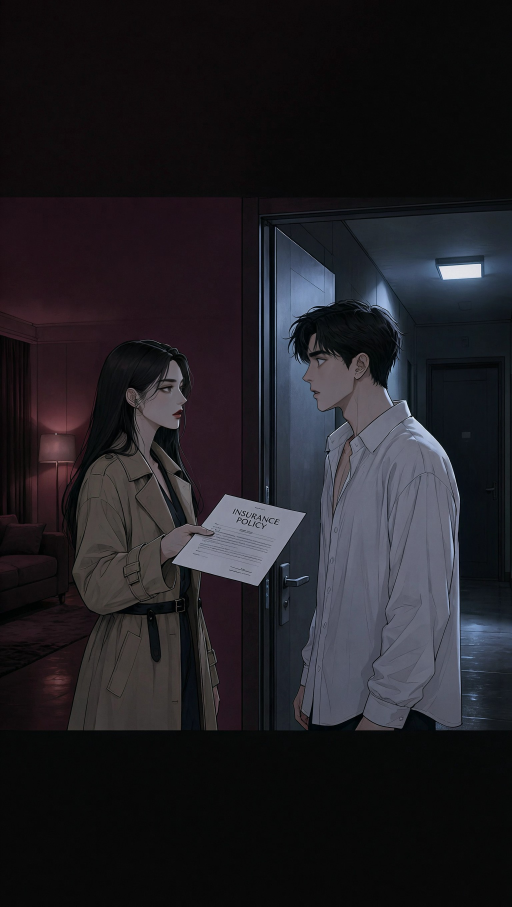
#> input picture data/webnovel/works/husband-regress/art/04.jpg, 1536 x 2720 px (shown at 1/3 size)
$ python -i yt_extras.py   (imports and definitions only)
#> lines starting #> are read from the running program, lines starting #| are printed output that depends on the picture
"""유튜브 고급 기능 (BK 11/23 승인): 맞춤 썸네일 자동 설정 + 쇼츠 '관련 동영상' 안내 줄.

- 썸네일: thumbnails.set (youtube.upload 권한으로 됨). 실패해도 업로드는 그대로, 알림에 실패만 적는다.
- 관련 동영상: 쇼츠의 '관련 동영상'은 API 로 못 정한다 → 텔레그램 알림에 연결할 롱폼 제목+링크 한 줄을 넣어
  BK 가 스튜디오에서 고른다. 제휴 링크는 넣지 않는다.
"""
from __future__ import annotations

import io
import json
import pathlib
import subprocess
import sys
import urllib.request

THUMB_URL = "https://www.googleapis.com/upload/youtube/v3/thumbnails/set?videoId={vid}"
MAX_BYTES = 2 * 1024 * 1024  # 유튜브 썸네일 한도 2MB


# [25 lines left out: functions jpeg_bytes, set_thumbnail, not called in this run]


def wide_from_square(src: pathlib.Path | str, out: pathlib.Path) -> pathlib.Path | None:
    """정사각 커버 → 16:9 썸네일 (흐린 배경 + 가운데 원본)."""
#> called with out = 'out.png'
    try:
        from PIL import Image, ImageFilter
        im = Image.open(src).convert("RGB")
#> im is the input picture: PIL image 1536x2720 RGB; mean R, G, B 33.1, 31.5, 36.2
        bg = im.resize((1280, 1280)).crop((0, 280, 1280, 1000)).filter(ImageFilter.GaussianBlur(28))
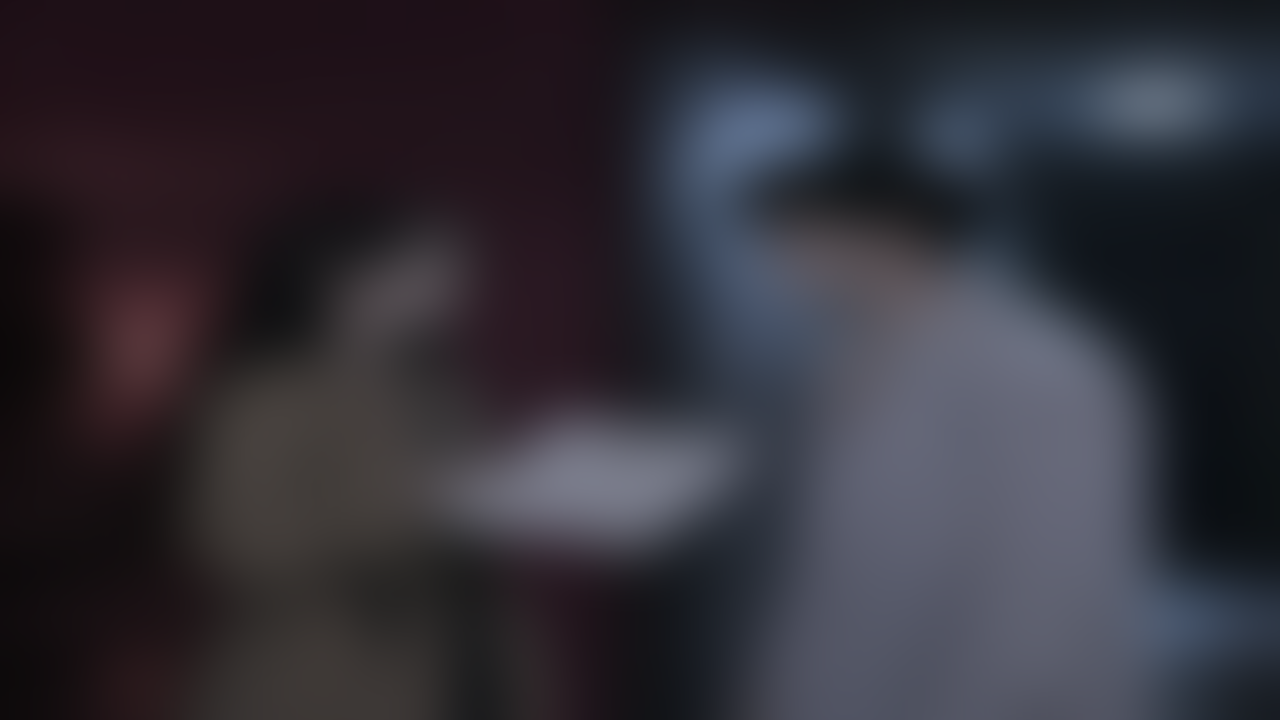
#> bg: PIL image 1280x720 RGB; mean R, G, B 49.8, 47.6, 55.6
        fg = im.resize((round(im.width * 720 / im.height), 720))
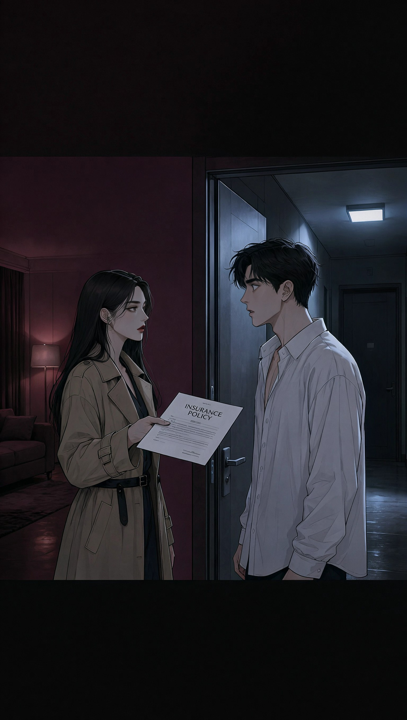
#> fg: PIL image 407x720 RGB; mean R, G, B 33.1, 31.5, 36.2
        bg.paste(fg, ((1280 - fg.width) // 2, 0))
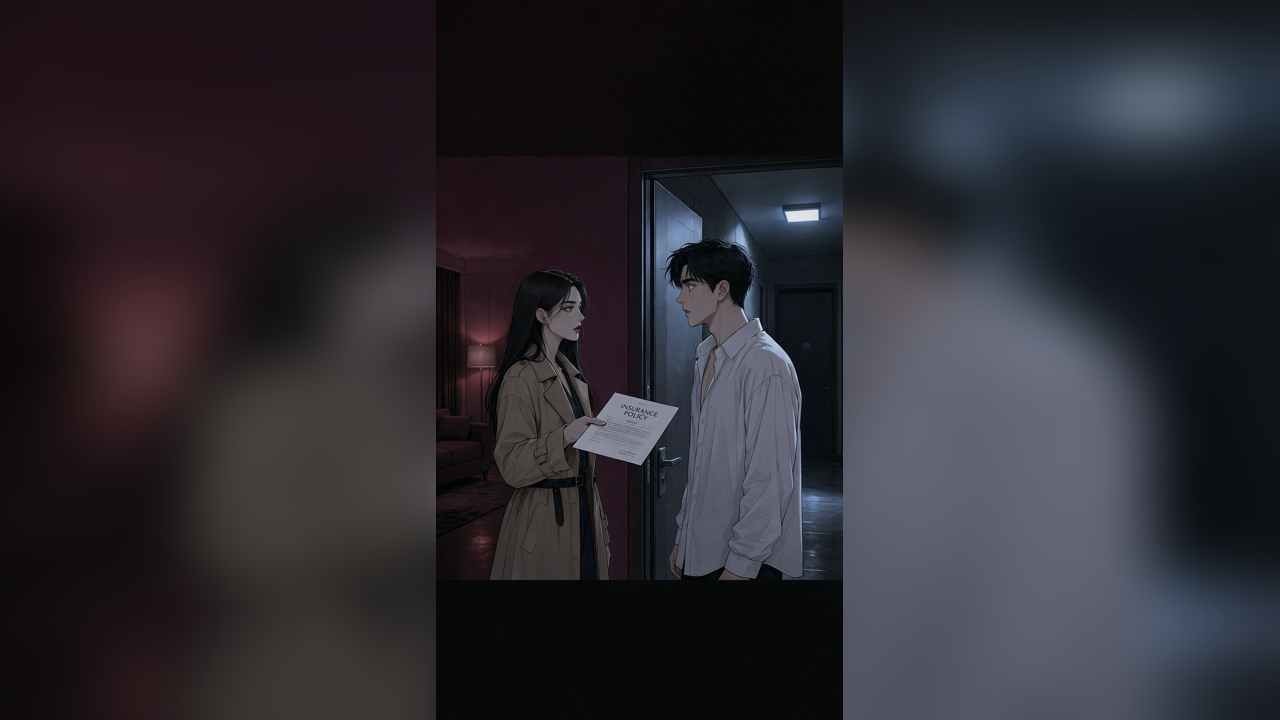
#> bg: PIL image 1280x720 RGB; mean R, G, B 44.1, 41.9, 48.2
        out.parent.mkdir(parents=True, exist_ok=True)
        bg.save(out, "JPEG", quality=90)
        return out
    except Exception as e:  # noqa: BLE001
        print(f"썸네일 만들기 실패: {e}", file=sys.stderr)
        return None


# [17 lines left out: functions frame, related_line, not called in this run]


def pin_line(text: str) -> str:
    """BK 가 손으로 달고 '고정'할 댓글 문구 (API 로 고정 불가). 제휴 링크 금지."""
    return f"\n📌 고정 댓글(복사 → 댓글 달기 → 고정):\n{text}"


# [12 lines left out: function latest, not called in this run]

>>> result = wide_from_square('../../data/webnovel/works/husband-regress/art/04.jpg', 'out.png')

$ run again, on data/webnovel/works/husband-regress/art/05.jpg
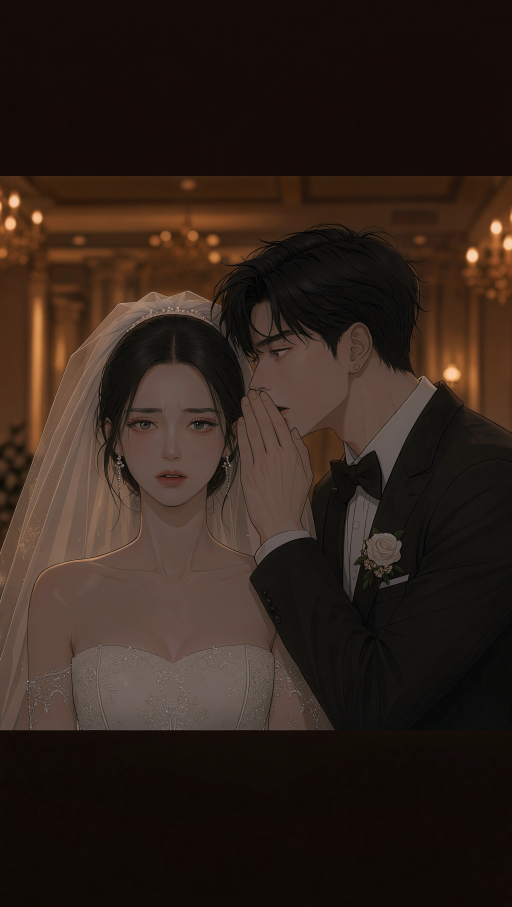
#> input picture data/webnovel/works/husband-regress/art/05.jpg, 1536 x 2720 px (shown at 1/3 size)
#> in wide_from_square, im is the input picture: PIL image 1536x2720 RGB; mean R, G, B 48.7, 34.8, 26.9
#> in wide_from_square, `bg = im.resize((1280, 1280)).crop((0, 280, 1280, 1000)).filter(ImageFi..`:
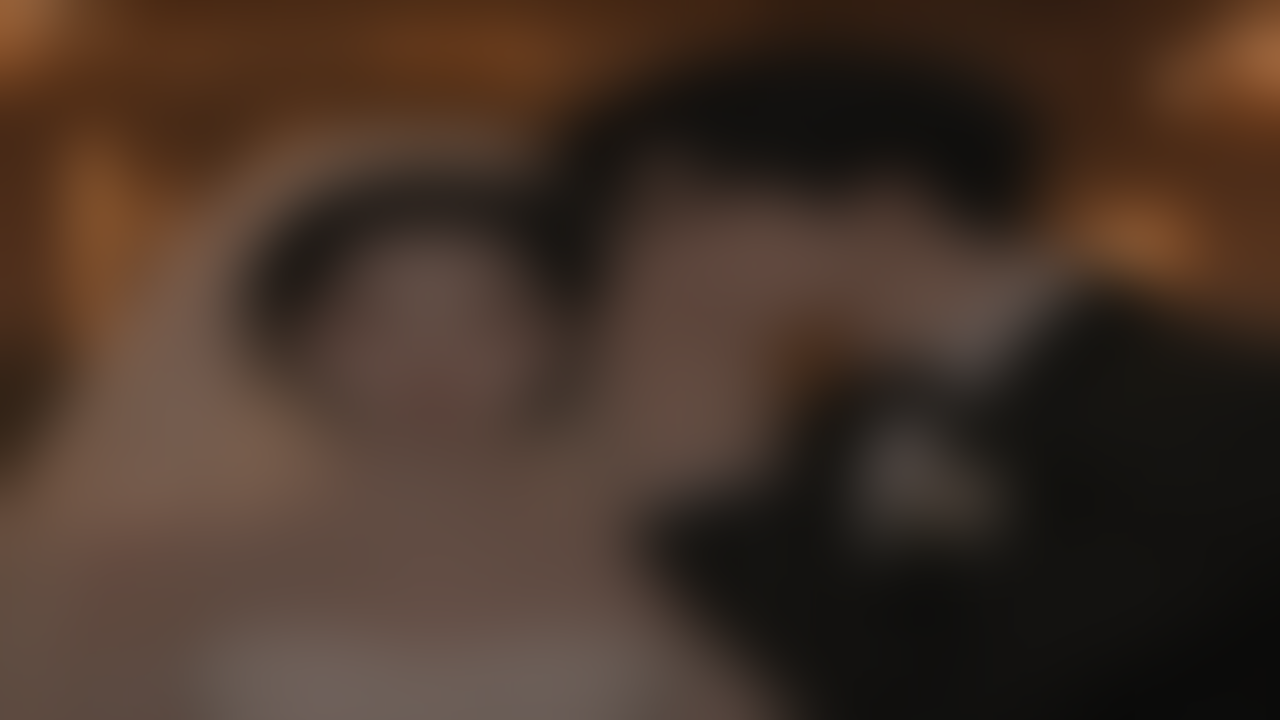
#> bg: PIL image 1280x720 RGB; mean R, G, B 68.6, 50.9, 40
#> in wide_from_square, `bg.paste(fg, ((1280 - fg.width) // 2, 0))`:
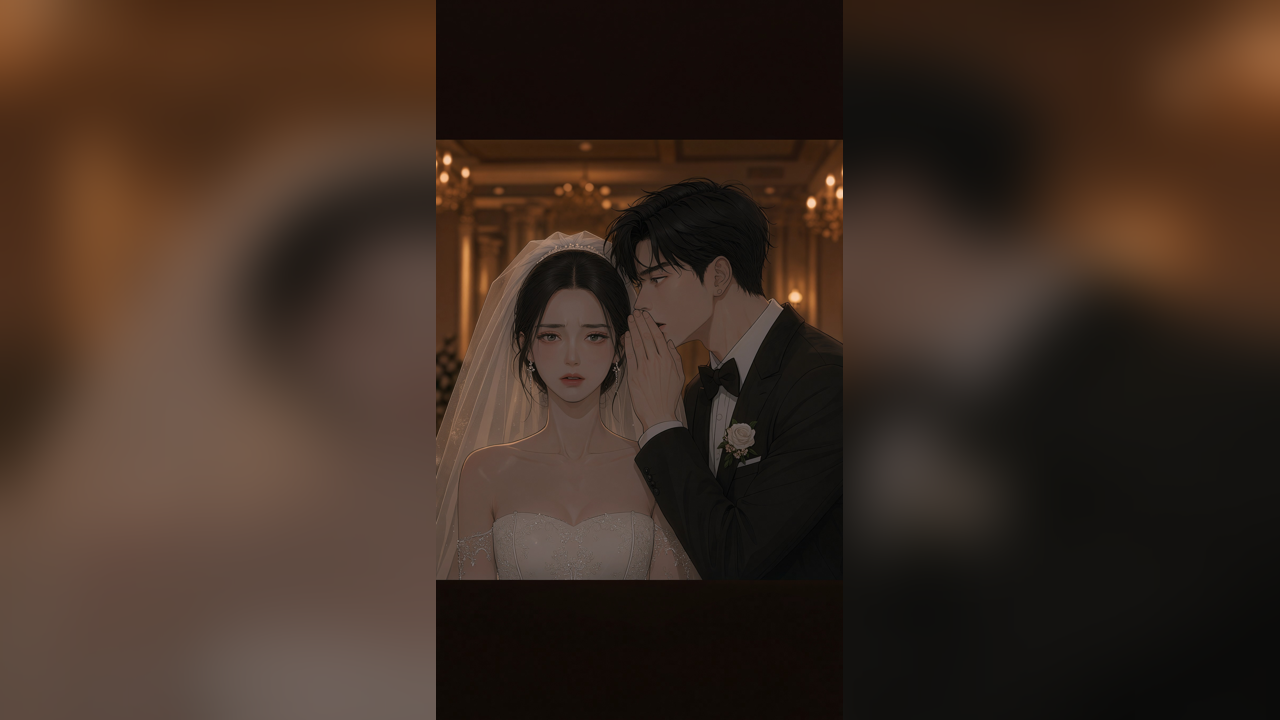
#> bg: PIL image 1280x720 RGB; mean R, G, B 62.7, 45.6, 35
